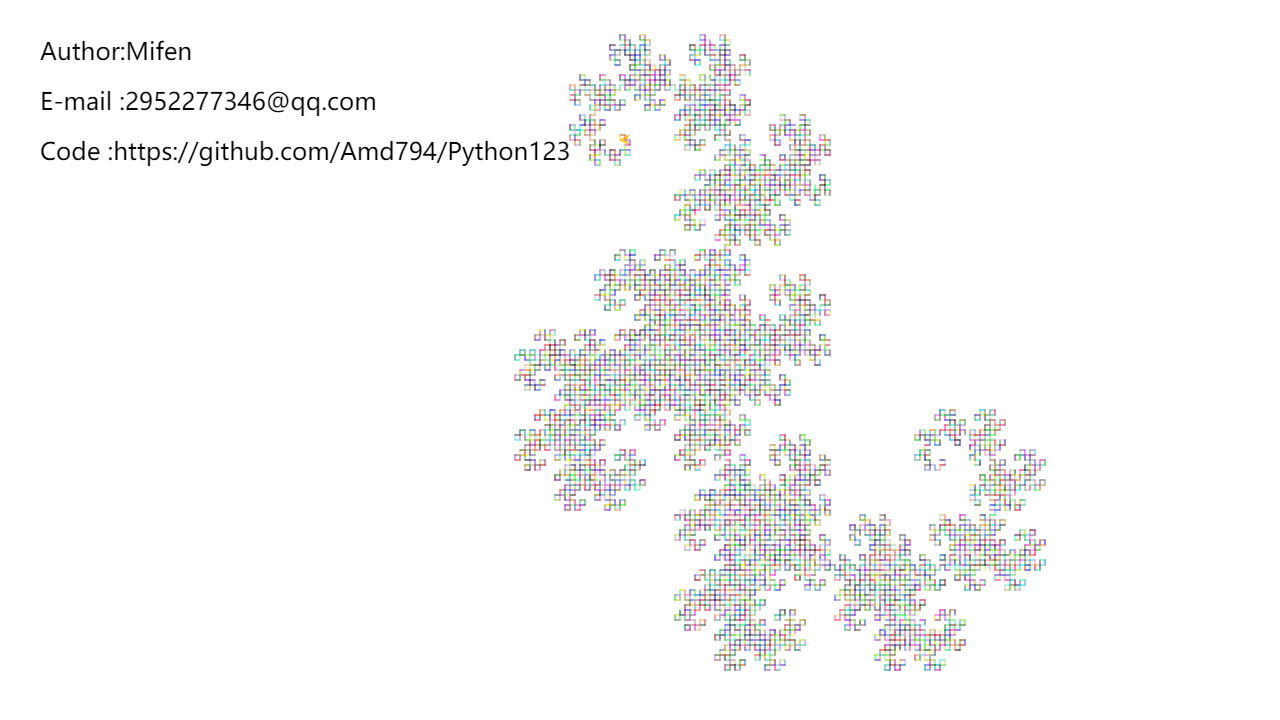

The script that drew this image:
# -*- coding: utf-8 -*-
# Time    : 2019/4/5 22:18
# Author  : Mifen
# Email   : 2952277346@qq.com
# Github  : https://github.com/Amd794


from turtle import *
length = 5
angle  = 90
setup(1280,720)
up()
color("#262626;")
goto(-600,300)
write('Author:Mifen',font=("微软雅黑", 18))
goto(-600,250)
write('E-mail :2952277346@qq.com',font=("微软雅黑", 18))
goto(-600, 200)
write('Code :https://github.com/Amd794/Python123', font=("微软雅黑", 18))
goto(300,-100)

down()
def draw_path(path):
    for symbol in path:
        if symbol == 'f':
            import random
            colormode(255)
            color(random.randint(0,255),random.randint(0,255),random.randint(0,255))
            fd(length)
        elif symbol == '-':
            lt(angle)
        elif symbol == '+':
            rt(angle)

def apply_path(rules,path):
    lit = [x for x in path]
    for i in range(len(lit)):
        symbol = lit[i]
        if symbol == 'x':
            lit[i] = rules[symbol]
        elif symbol == 'y':
            lit[i] = rules[symbol]
    path = ''.join(lit)
    return path

rules = {
    'x':'x+yf+',
    'y':'-fx-y'
}
path = 'fx'
speed(0)
for i in range(13):
    path = apply_path(rules,path)
draw_path(path)
done()
